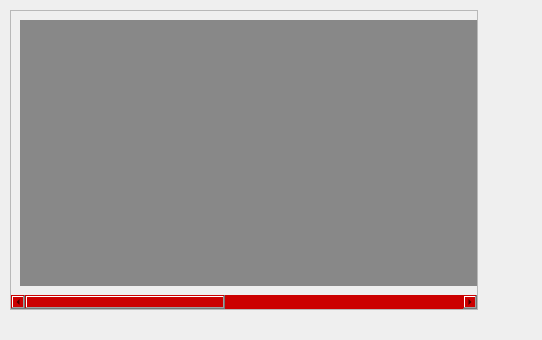
<?xml version="1.0" encoding="UTF-8"?>
<ui version="4.0">
 <class>TestingForm</class>
 <widget class="QWidget" name="TestingForm">
  <property name="geometry">
   <rect>
    <x>0</x>
    <y>0</y>
    <width>542</width>
    <height>340</height>
   </rect>
  </property>
  <property name="windowTitle">
   <string>Form</string>
  </property>
  <widget class="QScrollArea" name="scrollArea">
   <property name="geometry">
    <rect>
     <x>10</x>
     <y>10</y>
     <width>468</width>
     <height>300</height>
    </rect>
   </property>
   <property name="minimumSize">
    <size>
     <width>300</width>
     <height>300</height>
    </size>
   </property>
   <property name="styleSheet">
    <string notr="true">QScrollBar:horizontal {
     background: #cc0000;
 }
QScrollBar::add-page:horizontal, QScrollBar::sub-page:horizontal {
     background: none;
}
</string>
   </property>
   <property name="widgetResizable">
    <bool>true</bool>
   </property>
   <widget class="QWidget" name="scrollAreaWidgetContents">
    <property name="geometry">
     <rect>
      <x>-288</x>
      <y>0</y>
      <width>1026</width>
      <height>281</height>
     </rect>
    </property>
    <layout class="QHBoxLayout" name="horizontalLayout_2">
     <item>
      <layout class="QHBoxLayout" name="horizontalLayout"/>
     </item>
     <item>
      <widget class="QWidget" name="widget" native="true">
       <property name="minimumSize">
        <size>
         <width>1000</width>
         <height>0</height>
        </size>
       </property>
       <property name="styleSheet">
        <string notr="true">background:#888888</string>
       </property>
      </widget>
     </item>
    </layout>
   </widget>
  </widget>
 </widget>
 <resources/>
 <connections/>
</ui>
